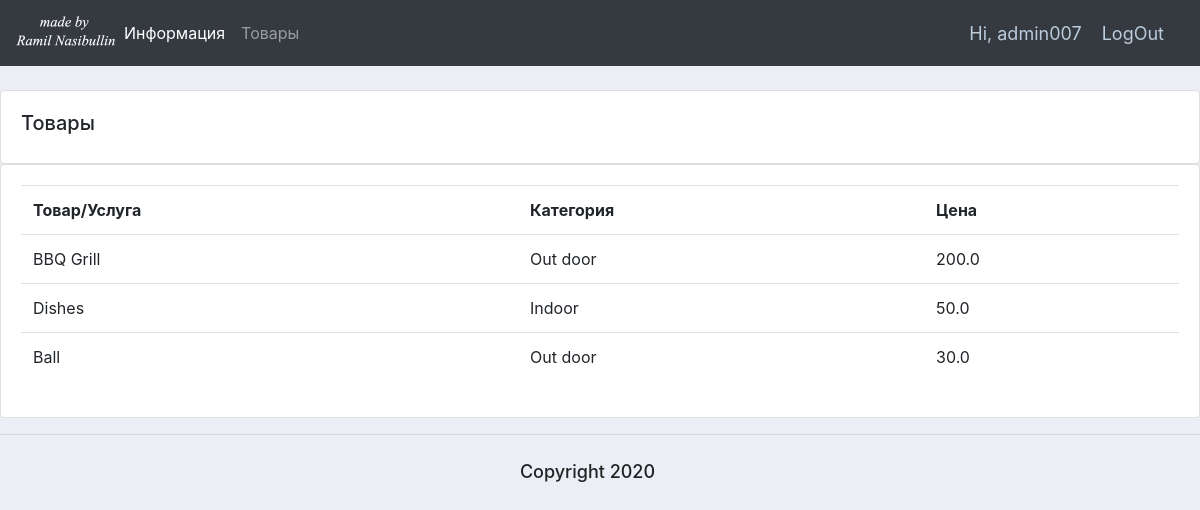
The app's page /products/ (signed in), older data.
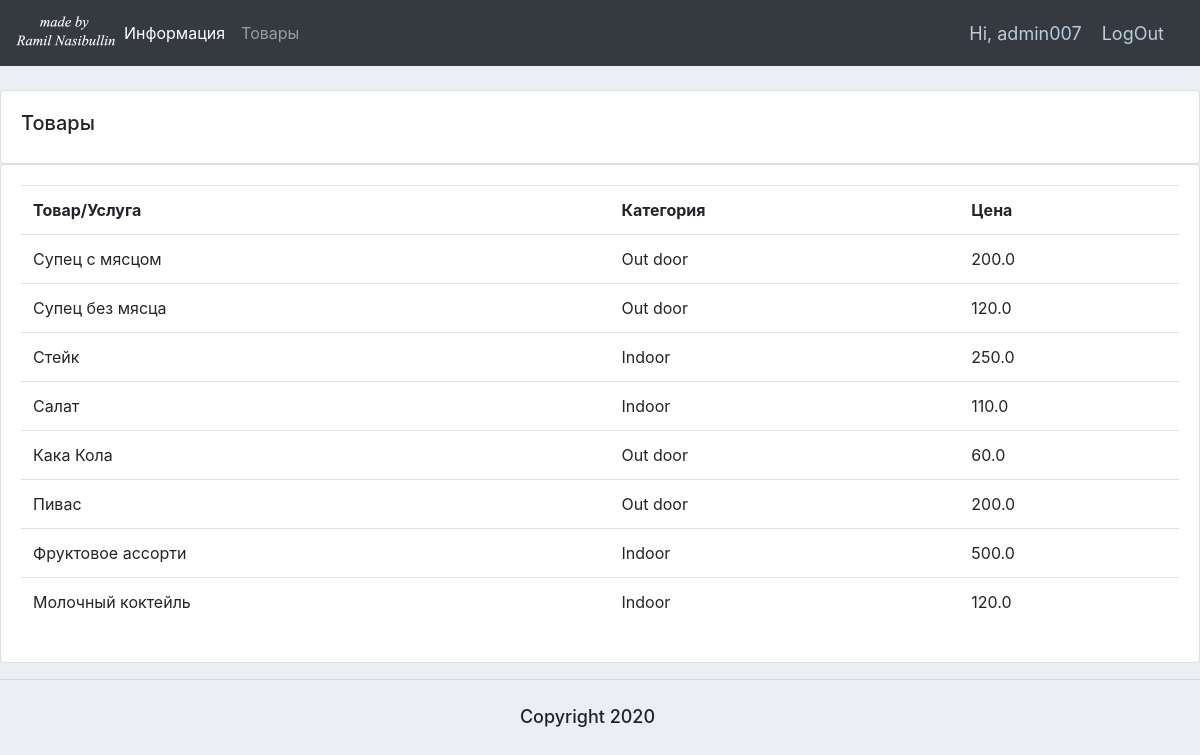
The same page, newer data.
### accounts/models.py (models this page shows, shortened)
class Product(models.Model):
    CATEGORY = (
        ('Indoor', 'В кафе'),
        ('Out door', 'С собой'),
    )
    name = models.CharField(max_length=200, null=True, verbose_name='Наименование')
    price = models.FloatField(null=True, verbose_name='Стоимость')
    category = models.CharField(max_length=200, null=True, choices=CATEGORY, verbose_name='Категория')
    discription = models.CharField(max_length=200, null=True, blank=True, verbose_name='Описание')
    date_created = models.DateTimeField(auto_now_add=True, null=True, verbose_name='Дата создания')
    tags = models.ManyToManyField(Tag)
    class Meta:
        verbose_name = "Товар"
        verbose_name_plural = "Товары"

### accounts/decorators.py (the view)
        def wrapper_func(request, *args, **kwargs):
            group = None
            if request.user.groups.exists():
                group = request.user.groups.all()[0].name
            if group in allowed_roles:
                return view_func(request, *args, **kwargs)
            else:
                return HttpResponse('Вы не авторизованны для просмотра данной страницы!')

### accounts/views.py (called while the page is built)
@ login_required(login_url='login')
@ allowed_users(allowed_roles=['admin'])
def product(request):
    products = Product.objects.all()
    return render(request, 'accounts/products.html', {'products': products})

### accounts/templates/accounts/products.html
{% extends 'accounts/main.html' %}
{% block content %}
    <br>
    <div class="row">
        <div class="col-md">
            <div class="card card-body">
                <h5>Товары</h5>
            </div>
            <div class="card card-body">
                <table class="table">
                    <tr>
                        <th>Товар/Услуга</th>
                        <th>Категория</th>
                        <th>Цена</th>
                    </tr>
                    {% for i in products %}
                        <tr>
                            <td>{{i.name}}</td>
                            <td>{{i.category}}</td>
                            <td>{{i.price}}</td>
                        </tr>
                    {% endfor %}
                </table>
            </div>
        </div>
    </div>
{% endblock %}

Row changes from the older to the newer data that the page shows:
removed Product: name "BBQ Grill", category "Out door", price "200.0"
removed Product: name "Dishes", category "Indoor", price "50.0"
removed Product: name "Ball", category "Out door", price "30.0"
added Product: name "Супец с мясцом", category "Out door", price "200.0"
added Product: name "Супец без мясца", category "Out door", price "120.0"
added Product: name "Стейк", category "Indoor", price "250.0"
added Product: name "Салат", category "Indoor", price "110.0"
added Product: name "Кака Кола", category "Out door", price "60.0"
added Product: name "Пивас", category "Out door", price "200.0"
added Product: name "Фруктовое ассорти", category "Indoor", price "500.0"
added Product: name "Молочный коктейль", category "Indoor", price "120.0"
